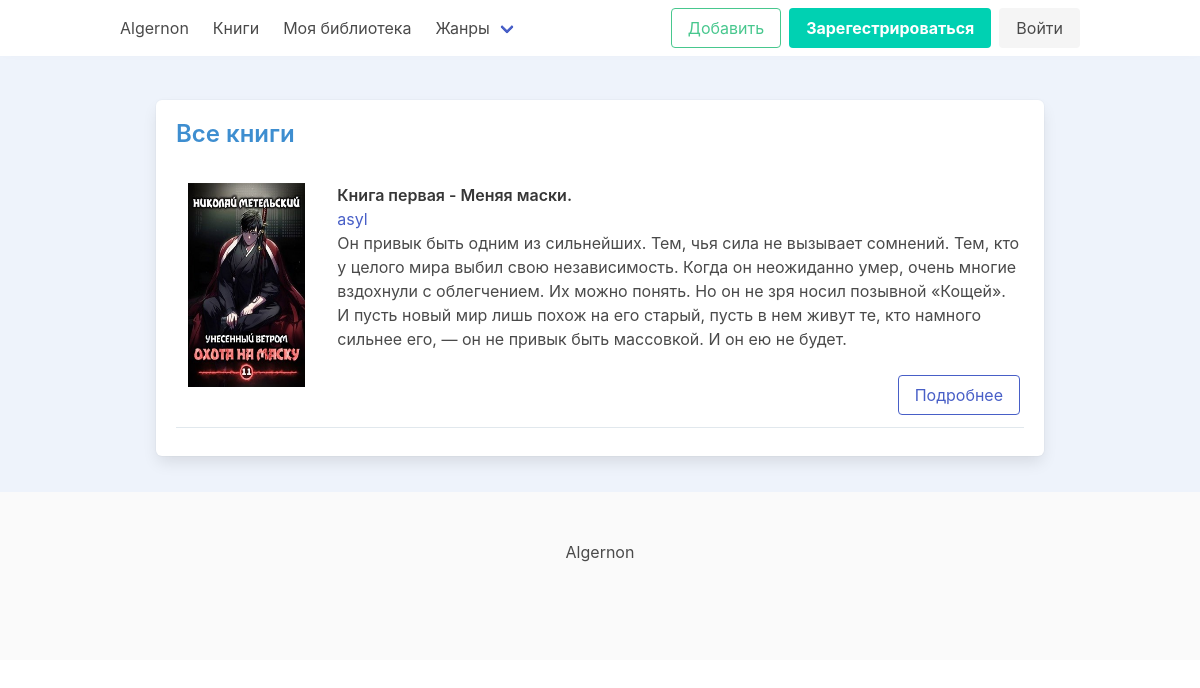
/books/, run on an earlier commit of the app's database.
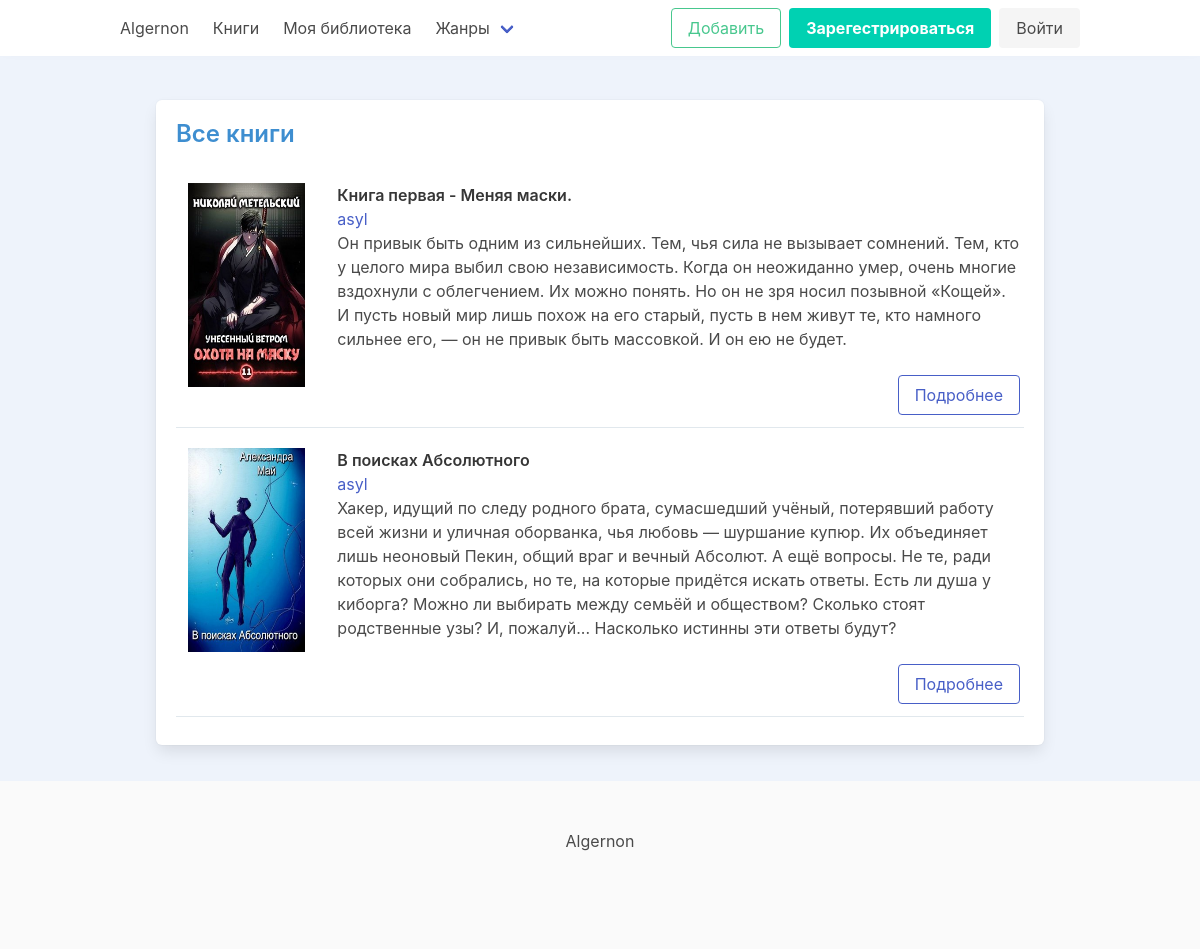
And on a later commit of the database.
### books/models.py (models this page shows, shortened)
class Book(models.Model):
    BOOK_CHOICES = (
        ("A", _("All")),
        ("O", _("Only friends")),
        ("N", _("Nobody"))
    )
    STATUS_CHOICES = (
        ("F", _("Finished")),
        ("D", _("Draft")),
        ("N", _("Not finished"))
    )
    author = models.ForeignKey(
        settings.AUTH_USER_MODEL,
        on_delete=models.CASCADE,
        related_name="books",
        verbose_name=_("Author")
    )
    cover = models.ImageField(upload_to="images/%Y-%m-%d/", default='images/no-image.jpg')
    title = models.CharField(max_length=150, unique=True, verbose_name=_("Book Name"))
    type = models.ForeignKey(
        Type,
        on_delete=models.SET_NULL,
        null=True,
        related_name="books",
        verbose_name=_("Book Type")
    )
    genre = models.ForeignKey(
        Genre,
        on_delete=models.SET_NULL,
        null=True,
        blank=True,
        related_name="books",
        verbose_name=_("Genre of the book")
    )
    cycle = models.ForeignKey(
        Cycle,
        on_delete=models.PROTECT,
        null=True,
        blank=True,
        related_name="books",
        verbose_name=_("Book Cycle")
    )
    description = models.TextField(max_length=1000, null=True, blank=True)
    remark = models.TextField(max_length=1000, null=True, blank=True)
    status = models.CharField(max_length=2, choices=STATUS_CHOICES, default="N")
    is_introductory = models.BooleanField(default=False)
    is_eighteen_plus = models.BooleanField(default=False)
    is_published = models.BooleanField(default=False)
    can_comment = models.CharField(max_length=2, choices=BOOK_CHOICES, default="N")
    can_read = models.CharField(max_length=2, choices=BOOK_CHOICES, default="N")
    can_download = models.CharField(max_length=2, choices=BOOK_CHOICES, default="N")
    views = models.PositiveIntegerField(default=0)
    created_at = models.DateTimeField(auto_now_add=True)
    updated_at = models.DateTimeField(auto_now=True)
    class Meta:
        verbose_name = _("Book Info")
        verbose_name_plural = _("Books Info")
    def get_absolute_url(self):
        return reverse('books:detail', args=[self.id])

### account/models.py (models this page shows, shortened)
class CustomUser(AbstractUser):
    USERNAME_FIELD = 'email'
    REQUIRED_FIELDS = ['username']
    email = models.EmailField(_('Email'), unique=True)
    DS = "Don't Show"
    MALE = "Male"
    FEMALE = "Female"
    GENDER_CHOICES = (
        (DS, _("Don't Show")),
        (MALE, _("Male")),
        (FEMALE, _("Female"))
    )
    ONLY_MONTH_AND_DAY = "Only month and day"
    SHOW = "Show"
    BIRTHDAY_CHOICES = (
        (DS, _("Don't Show")),
        (ONLY_MONTH_AND_DAY, _("Only month and day")),
        (SHOW, _("Show birthday"))
    )
    slug = models.SlugField(unique=True, null=True, blank=True)
    image = models.ImageField(upload_to='profile/%Y/%m-%d', default='images/no-image.png', blank=True)
    name = models.CharField(max_length=250, unique=True)
    status = models.CharField(max_length=250, null=True, blank=True)
    birthday = models.DateField(null=True, blank=True)
    birthday_visibility = models.CharField(max_length=40, choices=BIRTHDAY_CHOICES, default=DS)
    gender = models.CharField(max_length=50, choices=GENDER_CHOICES, default=DS)
    information = QuillField(max_length=1000, null=True, blank=True)
    def get_author_url(self):
        return reverse('authors:author_detail', args=[self.pk])

### books/views.py (the view)
# urls.py: path('books/', BookListView.as_view(), name='books'),
class BookListView(ListView):
    model = Book
    template_name = 'books/book_list.html'
    context_object_name = 'book_list'

### books/custom_context_processor.py (called while the page is built)
def genre_list(request):
    return {
        'genres': Genre.objects.all()
    }

### templates/books/book_list.html (shortened to what this page needs)
{% extends 'base.html' %}
{% block content %}
    <div class="container section">
        <div class="columns is-multiline box">
            <h1 class="title is-4 has-text-info">Все книги</h1>
            {% for book in book_list %}
                <div class="column is-12 mb-2" style="border-bottom: 1px solid #e1e8ed;}">
                    <div class="columns">
                        <div class="column is-2">
                            <a href="{{ book.get_absolute_url }}">
                                <img src="{{ book.cover.url }}" alt="{{ book.title }}" class="is-146-204">
                            </a>
                        </div>
                        <div class="column is-10 ml-2">
                            <div class="book_title">
                                <a href="{{ book.get_absolute_url }}" class="title is-6 has-text info">
                                    {{ book.title }}
                                </a>
                            </div>
                            <div class="book_author">
                                <p><a href="{{ book.author.get_author_url }}" class="is-link">{{ book.author.name }}</a></p>
                            </div>
                            <div class="book_description">
                                {{ book.description }}
                            </div>
                            <div class="is-grouped pt-5 is-pulled-right">
                                <a href="{{ book.get_absolute_url }}" class="button is-link is-outlined">Подробнее</a>
                            </div>
                        </div>
                    </div>
                </div>
            {% endfor %}
        </div>
    </div>
{% endblock %}

What changed in the data, as far as the page shows it:
added Book: cover (picture), title "В поисках Абсолютного", author.name "asyl", description "Хакер, идущий по следу родного брата, сумасшедший учёный, потерявший работу всей жизни и уличная оборванка, чья любовь — шуршание купюр. Их объединяет лишь неоновый Пекин, общий враг и вечный Абсолют. А ещё вопросы. Не те, ради которых они собрались, но те, на которые придётся искать ответы. Есть ли душа у киборга? Можно ли выбирать между семьёй и обществом? Сколько стоят родственные узы? И, пожалуй... Насколько истинны эти ответы будут?"
